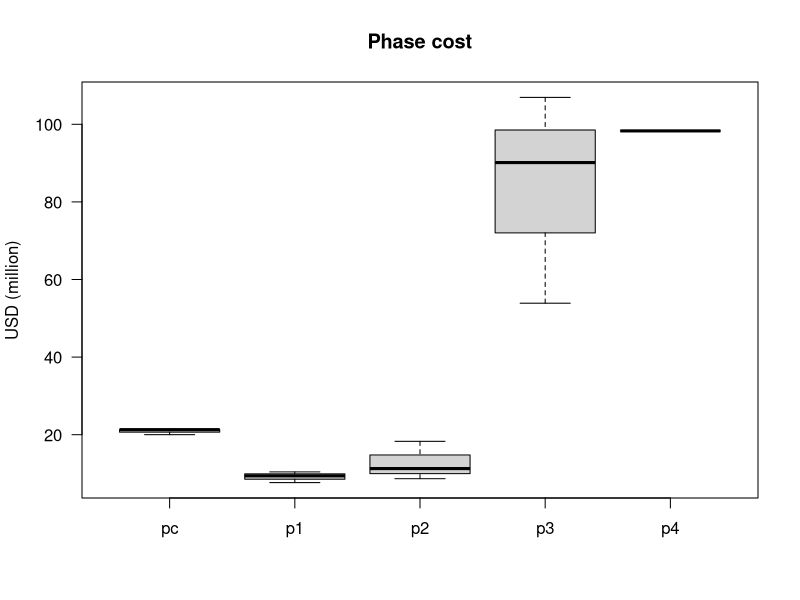
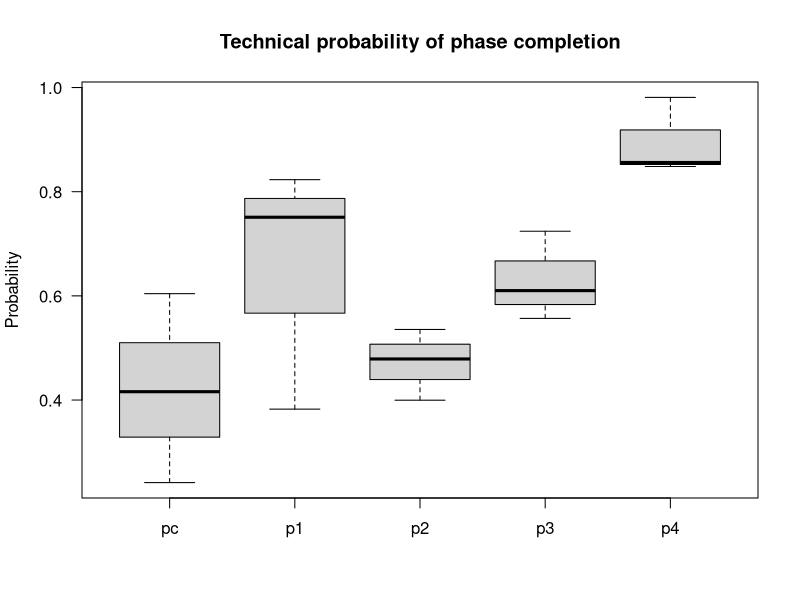
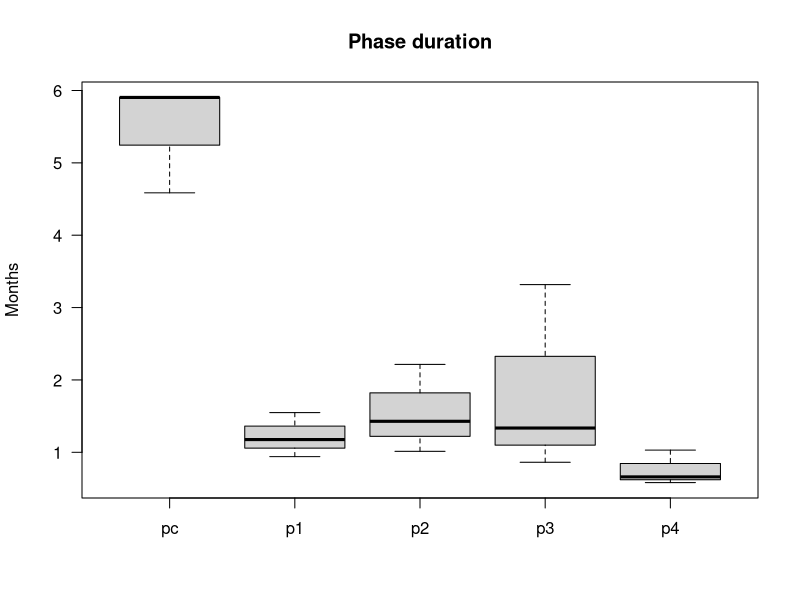
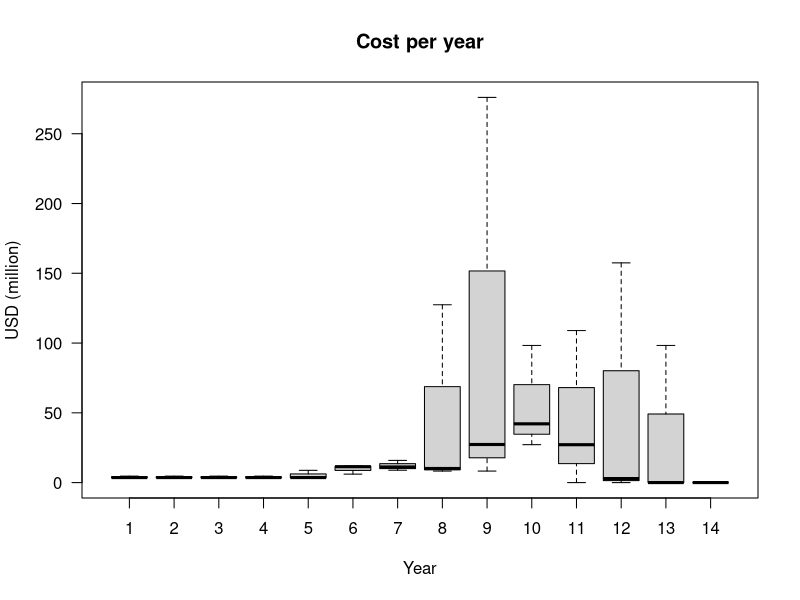
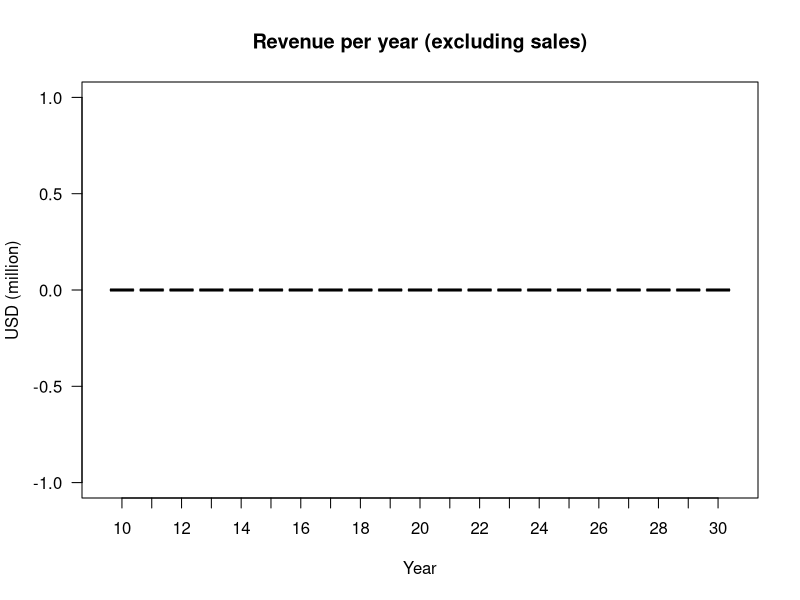
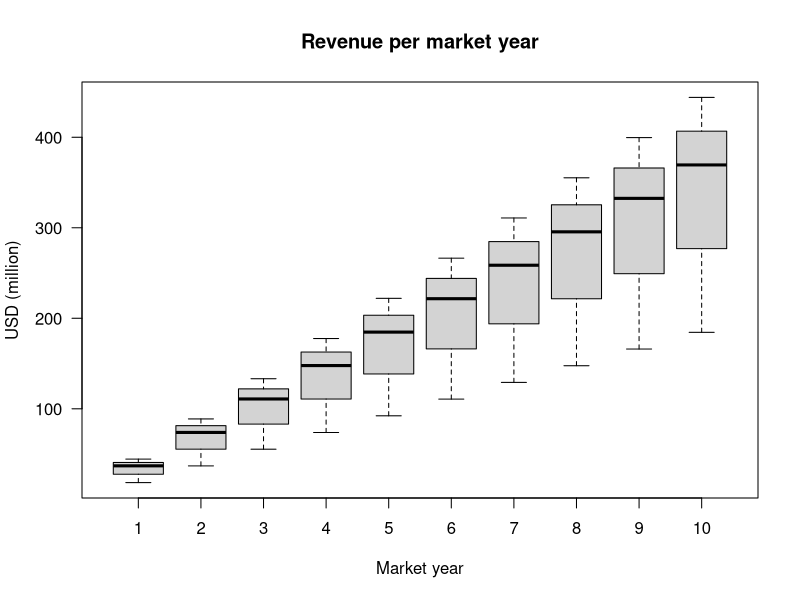

Reproduce these figures in R, in order.
set.seed(2)
N = 3

# Create dataset for sampling
obs <- data.frame(subject=1:N)

# Sample: Discount rate
discount.rate <- runif(N, 0.09, 0.24)

# Sample: Pre-clinical
obs$pc.time          <- runif(N, min=4.3, max=6)
obs$pc.prob          <- runif(N, min=0.175, max=0.69)
obs$pc.cost          <- runif(N, min=19, max=23.2)
obs$pc.revenue       <- rep(0, N)
obs$pc.timeto        <- 0
obs$pc.discount.rate <- discount.rate

# Sample: Phase 1
obs$p1.time          <- runif(N, min=0.75, max=1.8)
obs$p1.prob          <- runif(N, min=0.25, max=0.837)
obs$p1.cost          <- runif(N, min=7.3, max=12)
obs$p1.revenue       <- rep(0, N)
obs$p1.timeto        <- obs$pc.timeto + obs$pc.time
obs$p1.discount.rate <- discount.rate

# Sample: Phase 2
obs$p2.time          <- runif(N, min=0.75, max=2.5)
obs$p2.prob          <- runif(N, min=0.34, max=0.74)
obs$p2.cost          <- runif(N, min=7.12, max=18.72)
obs$p2.revenue       <- rep(0, N)
obs$p2.timeto        <- obs$p1.timeto + obs$p1.time
obs$p2.discount.rate <- discount.rate

# Sample: Phase 3
obs$p3.time          <- runif(N, min=0.83, max=3.9)
obs$p3.prob          <- runif(N, min=0.314, max=0.786)
obs$p3.cost          <- runif(N, min=26.88, max=121.68)
obs$p3.revenue       <- rep(0, N)
obs$p3.timeto        <- obs$p2.timeto + obs$p2.time
obs$p3.discount.rate <- discount.rate

# Sample: Phase 4
obs$p4.time          <- runif(N, min=0.5, max=1.04)
obs$p4.prob          <- runif(N, min=0.83, max=0.99)
obs$p4.cost          <- rep(98.297168, N)
obs$p4.revenue       <- rep(0, N)
obs$p4.timeto        <- obs$p3.timeto + obs$p3.time
obs$p4.discount.rate <- discount.rate

# Sample: Market
obs$m.time           <- 10
obs$m.prob           <- 1
obs$m.cost           <- 0
obs$m.revenue        <- runif(N, min=218, max=2500)
obs$m.discount.rate  <- discount.rate


# Make prop specific data frames
cost    <- data.frame(pc=obs$pc.cost, p1=obs$p1.cost, p2=obs$p2.cost, p3=obs$p3.cost, p4=obs$p4.cost)
prob    <- data.frame(pc=obs$pc.prob, p1=obs$p1.prob, p2=obs$p2.prob, p3=obs$p3.prob, p4=obs$p4.prob)
time    <- data.frame(pc=obs$pc.time, p1=obs$p1.time, p2=obs$p2.time, p3=obs$p3.time, p4=obs$p4.time)
revenue <- data.frame(pc=obs$pc.revenue, p1=obs$p1.revenue, p2=obs$p2.revenue, p3=obs$p3.revenue, p4=obs$p4.revenue)
timeto  <- data.frame(obs$pc.timeto, obs$p1.timeto, obs$p2.timeto, obs$p3.timeto, obs$p4.timeto)


# Summarize
boxplot(cost, ylab='USD (million)', main='Phase cost', las=1)
boxplot(prob, ylab='Probability', main='Technical probability of phase completion', las=1)
boxplot(time, ylab='Months', main='Phase duration', las=1)


# Helper funtions
propAtYear <- function(n, prop, time, timeto) {
# TODO: Does not work for prob cuz of product rather than sum!
  unit      <- prop / time
  ongoing   <- n <= floor(time + timeto) & n >= timeto
  last      <- n == ceiling(timeto + time)
  remainder <- prop - unit * floor(time)
  (ongoing * unit) + (last * remainder)
}
sumPropAtYear <- function(n, prop, time, timeto) {
  apply(propAtYear(n, prop, time, timeto), 1, sum)
}
propPerYear <- function(start, years, prop, time, timeto) {
  df <- data.frame()
  for (year in start:(start+years-1)) {
    subject <- 1:nrow(prop)
    value   <- sumPropAtYear(year, prop, time, timeto)
    df <- rbind(df, data.frame(subject=subject, year=year, value=value))
  }
  df
}


# Plot: cost per year
cpy <- propPerYear(1, 14, cost, time, timeto)
boxplot(cpy$value ~ cpy$year, xlab='Year', ylab='USD (million)', las=1, main='Cost per year')

# Plot: revenue per year
rpy <- propPerYear(10, 21, revenue, time, timeto)
boxplot(rpy$value ~ rpy$year, xlab='Year', ylab='USD (million)', las=1, main='Revenue per year (excluding sales)')

# Plot: revenue per market year
rpmy <- data.frame()
obs$m.revenue.y1 <- 0
obs$m.revenue.y2 <- obs$m.revenue * 2 / (obs$m.time + 1)  # compute pys
obs$m.revenue.m  <- obs$m.revenue.y2 / obs$m.time         # compute slope
for (yr in 1:10) {
  subject <- 1:nrow(obs)
  rev     <- ifelse(yr <= obs$m.time, obs$m.revenue.m * yr, 0)
  rpmy    <- rbind(rpmy, data.frame(subject=subject, year=yr, revenue=rev))
}
boxplot(rpmy$revenue ~ rpmy$year, xlab='Market year', ylab='USD (million)', las=1, main='Revenue per market year')
